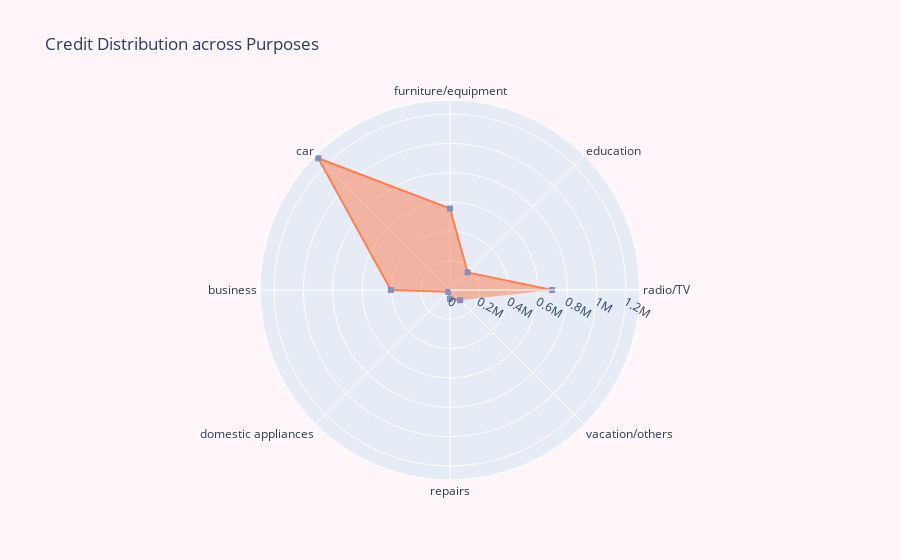

The code cell stored with this chart in its notebook:
### Markdown cell above
###  A scatter polar plot showing the distribution of credit across purposes

### Code cell
radio_tv = np.sum(german[german['Purpose'] == 'radio/TV']['Credit amount'].values)
education = np.sum(german[german['Purpose'] == 'education']['Credit amount'].values)
furniture = np.sum(german[german['Purpose'] == 'furniture/equipment']['Credit amount'].values)
car = np.sum(german[german['Purpose'] == 'car']['Credit amount'].values)
business = np.sum(german[german['Purpose'] == 'business']['Credit amount'].values)
domestic_app = np.sum(german[german['Purpose'] == 'domestic appliances']['Credit amount'].values)
repairs = np.sum(german[german['Purpose'] == 'repairs']['Credit amount'].values)
vacation_others = np.sum(german[german['Purpose'] == 'vacation/others']['Credit amount'].values)

purposes = pd.DataFrame(data=[[radio_tv, education, furniture, car, business, domestic_app, repairs, vacation_others]],
                          columns= german["Purpose"].unique())

data = [               
    go.Scatterpolar(
        r = [radio_tv, education, furniture,car, business, domestic_app, repairs, vacation_others],
        theta = german['Purpose'].unique().tolist(),
        line = dict(
            color = "#ff7f50"
        ),
        mode = 'lines+markers',
        fill='toself',
        marker = dict(
            color = '#8090c7',
            symbol='square',
            size=6
        )
    )
]

layout = go.Layout(
    showlegend = False,
    title= "Credit Distribution across Purposes",
    paper_bgcolor = "rgb(255, 245, 250)"
)

fig = dict(data=data, layout=layout)
iplot(fig, filename = 'polar/basic')

### Figure 1 — Plotly figure (JSON) as saved in the notebook; plotly's stock layout.template omitted (floating-point values rounded to 4 significant figures)
{"data": [{"fill": "toself", "line": {"color": "#ff7f50"}, "marker": {"color": "#8090c7", "size": 6, "symbol": "square"}, "mode": "lines+markers", "r": [696543, 169873, 555125, 1269881, 403330, 17976, 60018, 98512], "theta": ["radio/TV", "education", "furniture/equipment", "car", "business", "domestic appliances", "repairs", "vacation/others"], "type": "scatterpolar"}], "layout": {"paper_bgcolor": "rgb(255, 245, 250)", "showlegend": false, "title": {"text": "Credit Distribution across Purposes"}}}
